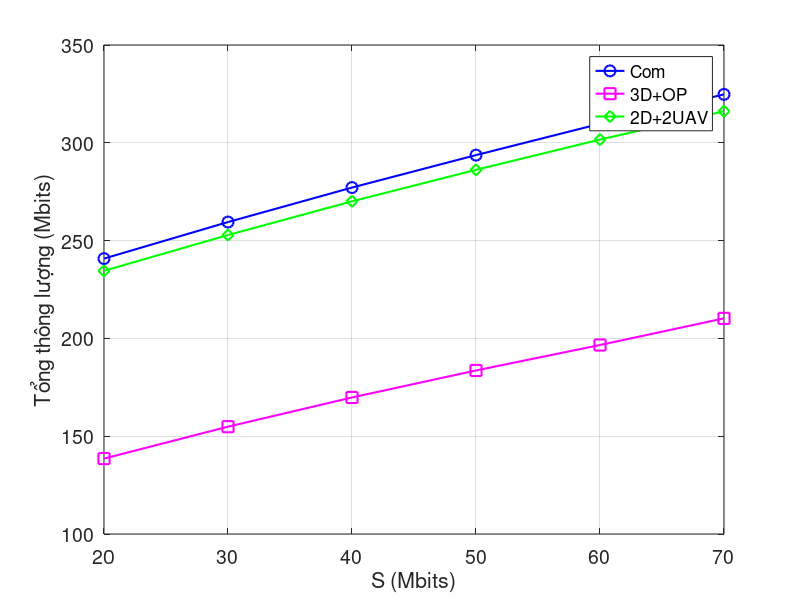

Recreate this plot in MATLAB.
x = [20 30 40 50 60 70];
y1 = [240.804102 259.47895 277.12029 293.709314 309.721624 324.753954];
y2 = [138.560084 154.860812 169.795692 183.611529 196.623712 210.242356];
y3 = [234.552202 252.854422 270.080396 286.193408 301.652712 316.119684];
% y1 = [63.027675 59.598859 72.585509 73.453368 90.123698 98.607281];
% y2 = [34.917570 46.139436 53.314697 72.248670 75.322956 90.915282];
% y3 = [115.144253 115.144253 115.144253 115.144253 115.144253 115.144253];
figure(1)
hold on
plot(x, y1,'bo-','MarkerSize',8,'LineWidth',1.5);
hold on
plot(x, y2,'ms-','MarkerSize',8,'LineWidth',1.5);
hold on
plot(x, y3,'gd-','MarkerSize',8,'LineWidth',1.5);

xlabel('S (Mbits)');
% ylabel('Total Throughput (Mbits)');
ylabel('Tổng thông lượng (Mbits)');
legend('Com','3D+OP','2D+2UAV')
grid on
box on
set(gca,'FontSize',14)
